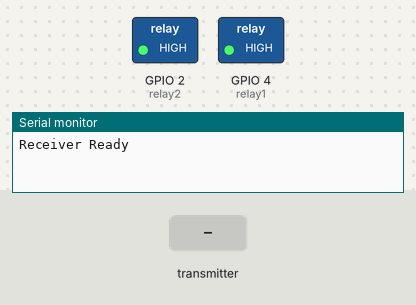
Bench run of a sketch on a simulated ESP32. Shown: switched loads named in the sketch (green lamp = pin HIGH), the last lines printed to the serial monitor. Inputs (shaded band) come from the test bench.

Above: at 1.2 s.
1.3 s: the transmitter starts sending bpm = 0
At 2.6 s:
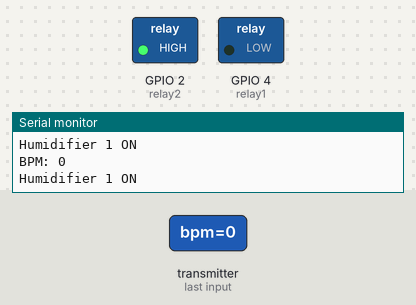
Timing chart, 0 to 4.3 s (numbered marks = the images above; inputs shaded):
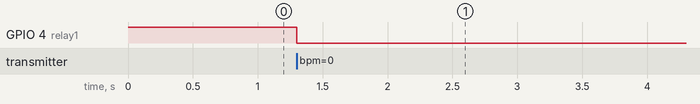

The sketch:

20sec_timer_receiver_ver2.ino
```cpp
#include <WiFi.h>
#include <esp_now.h>

const int relay1 = 4;
const int relay2 = 2;

typedef struct {
  float bpm;
} Message;

Message incoming;

unsigned long startTime = 0;
bool timerRunning = false;

void onReceive(const esp_now_recv_info_t *info,
               const uint8_t *data,
               int len) {

  memcpy(&incoming, data, sizeof(incoming));

  Serial.print("BPM: ");
  Serial.println((int)incoming.bpm);

  if (incoming.bpm > 100) {

    digitalWrite(relay1, HIGH);
    digitalWrite(relay2, LOW);

    Serial.println("Humidifier 2 ON");
  }
  else {

    digitalWrite(relay1, LOW);
    digitalWrite(relay2, HIGH);

    Serial.println("Humidifier 1 ON");
  }

  startTime = millis();
  timerRunning = true;
}

void setup() {

  Serial.begin(115200);

  pinMode(relay1, OUTPUT);
  pinMode(relay2, OUTPUT);

  // IMPORTANT: both OFF initially (active LOW relay)
  digitalWrite(relay1, HIGH);
  digitalWrite(relay2, HIGH);

  WiFi.mode(WIFI_STA);

  if (esp_now_init() != ESP_OK) {
    Serial.println("ESP-NOW Init Failed");
    return;
  }

  esp_now_register_recv_cb(onReceive);

  Serial.println("Receiver Ready");
}

void loop() {

  if (timerRunning && millis() - startTime >= 20000) {

    digitalWrite(relay1, HIGH);
    digitalWrite(relay2, HIGH);

    timerRunning = false;

    Serial.println("20s DONE → ALL OFF");
  }
}
```

Measured:
- after the input at 1.3 s, GPIO 4 (relay1): HIGH → LOW at once
